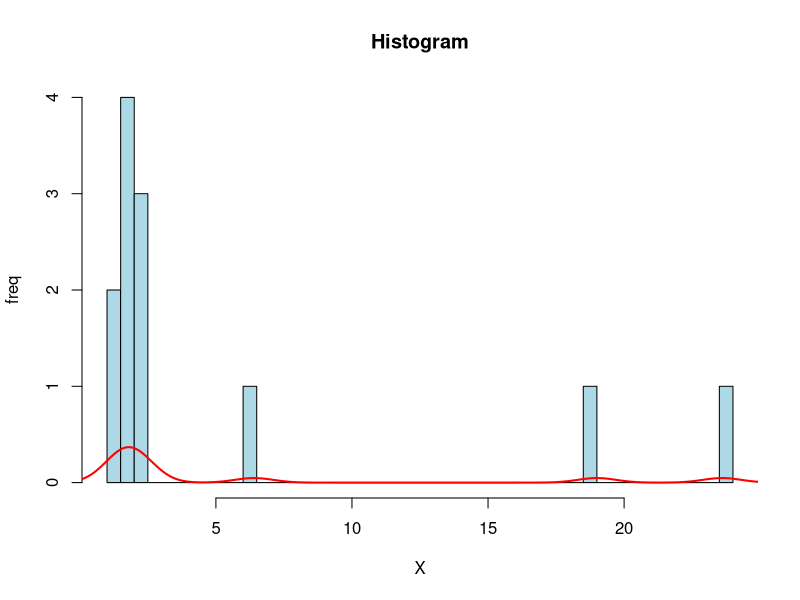

The R source for this figure:
arr <- c(1.2, 1.4, 1.6, 1.7,1.7, 1.8, 2.2, 2.3, 2.4, 6.4, 19.0, 23.6)
print(arr)

# среднее
average <- mean(arr)
print(sprintf("Average: %f", average))

# стандартное отклонение
std <- sd(arr)
print(sprintf("Standard deviation: %f", std))

# медиана
median <- median(arr)
print(sprintf("Median: %f", median))

# процентили
qtl <- quantile(arr, c(0.25, 0.75))
qtl

summary(arr)
shapiro.test(arr) # Если P < 0.05 - нормальное распределение отвергается

hist(arr, breaks = 50, freq = TRUE, col = "lightblue",
      xlab = "X",
      ylab = "freq",
      main = "Histogram")
lines(density(arr), col = "red", lwd = 2)

# Можно ли считать, что выборка извлечена из совокупности с нормальным распределением?
# Обоснуйте свой ответ.
#
# (Приведены результаты оценки проницаемости сосудов сетчатки)